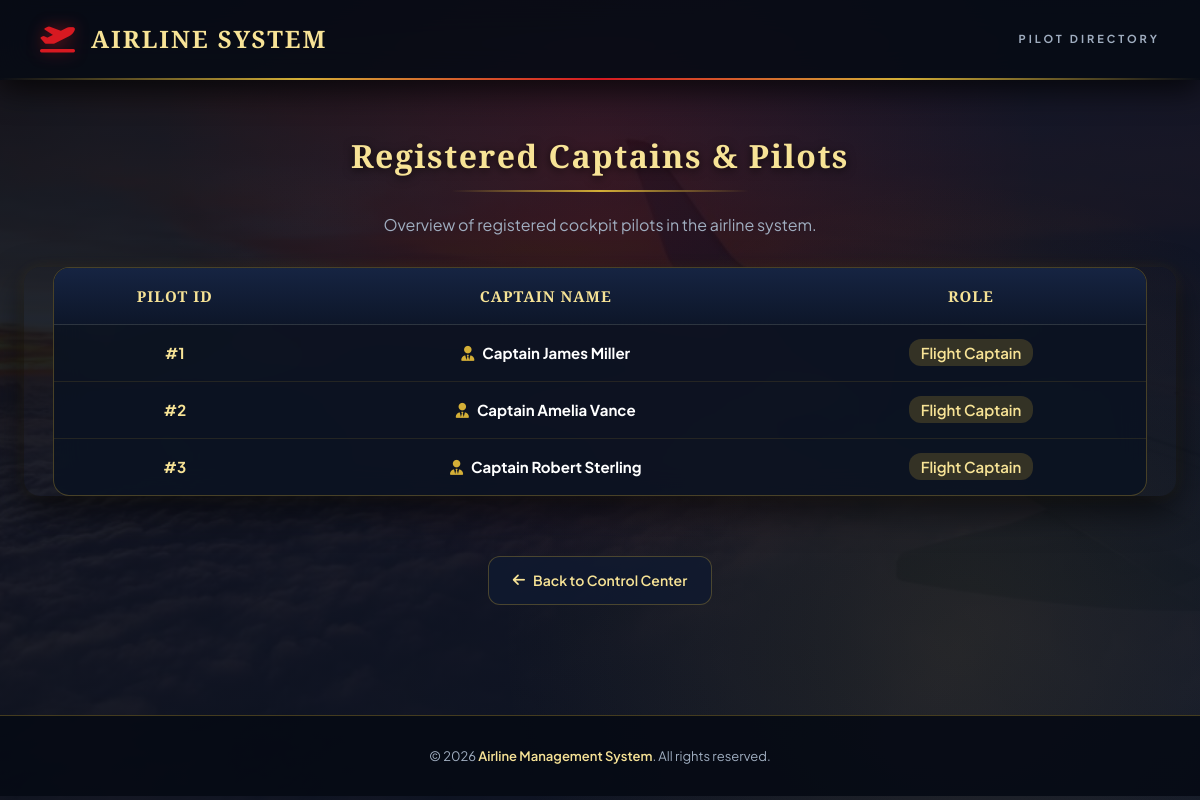
The app's page /api/admin/view_pilots.php with its own data.
### tables this page shows
CREATE TABLE IF NOT EXISTS `pilot` (
  `pilot_id` INT AUTO_INCREMENT PRIMARY KEY,
  `name` VARCHAR(255) NOT NULL UNIQUE,
  `password` VARCHAR(255) NOT NULL
);

### api/autoload.php (called while the page is built, shortened)
<?php
spl_autoload_register(function ($class_name) {
    $file = __DIR__ . '/classes/' . $class_name . '.php';
});
?>

### api/classes/Pilot.php (called while the page is built, shortened)
<?php
class Pilot extends User {
    public function __construct($db) {
        $this->table_name = 'pilot';
    }
}
?>

### api/classes/User.php (called while the page is built, shortened)
<?php
abstract class User {
    protected $conn;
    protected $table_name;
    public function __construct($db) {
        $this->conn = $db;
    }
    public function getAll() {
        $query = "SELECT * FROM {$this->table_name}";
        return mysqli_query($this->conn, $query);
    }
}
?>

### api/admin/view_pilots.php (the view, shortened to what this page needs)
<?php
include(__DIR__ . '/../db.php');
$pilotObj = new Pilot($conn);
$result = $pilotObj->getAll();
?>
<!DOCTYPE html>
<html lang="en">
<head>
    <link rel="stylesheet" href="../style.css">
</head>
<body>
    <div class="navbar">
        <a href="../index.php" class="navbar-brand">
            <i class="fa-solid fa-plane-departure"></i>
            <span>AIRLINE SYSTEM</span>
        </a>
        <div class="navbar-tagline">Pilot Directory</div>
    </div>
    <div class="container">
        <h2>Registered Captains & Pilots</h2>
        <p style="margin-bottom: 30px;">Overview of registered cockpit pilots in the airline system.</p>
        <div class="table-responsive">
            <table>
                <thead>
                    <tr>
                        <th>Pilot ID</th>
                        <th>Captain Name</th>
                        <th>Role</th>
                    </tr>
                </thead>
                <tbody>
                <?php
                if(mysqli_num_rows($result) > 0){
                    while($row=mysqli_fetch_assoc($result)){
                        echo "<tr>";
                        echo "<td><strong style='color: var(--text-gold);'>#".htmlspecialchars($row['pilot_id'])."</strong></td>";
                        echo "<td><strong><i class='fa-solid fa-user-tie' style='color: var(--primary-gold); margin-right: 8px;'></i>".htmlspecialchars($row['name'])."</strong></td>";
                        echo "<td><span style='background: rgba(212, 175, 55, 0.2); color: var(--text-gold); padding: 4px 12px; border-radius: 12px; font-weight: 600;'>Flight Captain</span></td>";
                        echo "</tr>";
                    }
                }else{
                    echo "<tr><td colspan='3' style='padding: 30px;'>No pilots currently registered.</td></tr>";
                }
                ?>
                </tbody>
            </table>
        </div>
        <div style="margin-top: 35px;">
            <a href="admin_dashboard.php" class="back-btn"><i class="fa-solid fa-arrow-left"></i> Back to Control Center</a>
        </div>
    </div>
    <div class="footer">
        <p>© 2026 <span>Airline Management System</span>. All rights reserved.</p>
    </div>
</body>
</html>

### api/style.css (style rules this page uses)
:root { --primary-red: #D71921; --primary-red-dark: #8F0A10; --primary-red-glow: rgba(215, 25, 33, 0.45); --primary-gold: #D4AF37; --primary-gold-light: #F7E396; --primary-gold-dark: #9A7B1C; --primary-gold-glow: rgba(212, 175, 55, 0.35); --bg-dark: #060B14; --bg-navy: #0C1527; --bg-card: rgba(15, 26, 48, 0.75); --glass-border: rgba(212, 175, 55, 0.3); --glass-hover-border: rgba(212, 175, 55, 0.8); --text-white: #FFFFFF; --text-gold: #F7E396; --text-muted: #A0AEC0; --font-main: 'Plus Jakarta Sans', sans-serif; --font-heading: 'Cinzel', serif; --font-accent: 'Playfair Display', serif; --shadow-main: 0 15px 35px rgba(0, 0, 0, 0.6), 0 0 15px rgba(212, 175, 55, 0.1); --shadow-hover: 0 20px 45px rgba(215, 25, 33, 0.35), 0 0 25px rgba(212, 175, 55, 0.3); }
* { margin: 0; padding: 0; box-sizing: border-box; }
body { font-family: var(--font-main); background: radial-gradient(circle at 50% 20%, rgba(215, 25, 33, 0.15) 0%, transparent 50%), radial-gradient(circle at 80% 80%, rgba(212, 175, 55, 0.1) 0%, transparent 40%), linear-gradient(135deg, rgba(6, 11, 20, 0.88), rgba(12, 21, 39, 0.95)), url("../images/airplane.jpg"); background-size: cover; background-position: center; background-attachment: fixed; color: var(--text-white); min-height: 100vh; line-height: 1.6; overflow-x: hidden; }
h1, h2, h3, h4 { font-family: var(--font-heading); letter-spacing: 1.5px; }
h2 { font-size: 32px; margin-bottom: 20px; color: var(--text-gold); text-shadow: 0 2px 10px rgba(0, 0, 0, 0.7); display: inline-block; position: relative; }
h2::after { content: ''; display: block; width: 60%; height: 2px; background: linear-gradient(90deg, transparent, var(--primary-gold), transparent); margin: 8px auto 0; }
p { color: var(--text-muted); }
.navbar { background: rgba(6, 11, 20, 0.85); backdrop-filter: blur(16px); -webkit-backdrop-filter: blur(16px); padding: 20px 40px; display: flex; justify-content: space-between; align-items: center; font-family: var(--font-heading); font-size: 24px; font-weight: 700; letter-spacing: 2px; color: var(--text-gold); border-bottom: 2px solid transparent; border-image: linear-gradient(90deg, transparent, var(--primary-gold), var(--primary-red), var(--primary-gold), transparent) 1; box-shadow: 0 10px 30px rgba(0, 0, 0, 0.7); position: sticky; top: 0; z-index: 1000; }
.navbar-brand { display: flex; align-items: center; gap: 14px; text-decoration: none; color: var(--text-gold); }
.navbar-brand i { color: var(--primary-red); font-size: 28px; filter: drop-shadow(0 0 8px var(--primary-red-glow)); }
.navbar-tagline { font-family: var(--font-main); font-size: 11px; letter-spacing: 3px; text-transform: uppercase; color: var(--text-muted); }
.container { max-width: 1280px; margin: 0 auto; padding: 50px 24px; text-align: center; }
.back-btn { display: inline-flex; align-items: center; gap: 8px; font-size: 14px; font-weight: 600; padding: 12px 24px; margin-top: 25px; background: rgba(15, 26, 48, 0.8); color: var(--text-gold); border: 1px solid var(--glass-border); border-radius: 12px; text-decoration: none; transition: all 0.3s ease; }
.table-responsive { width: 100%; overflow-x: auto; margin: 30px 0; border-radius: 16px; box-shadow: var(--shadow-main); }
table { margin: auto; border-collapse: separate; border-spacing: 0; width: 95%; background: rgba(10, 18, 34, 0.85); backdrop-filter: blur(15px); color: var(--text-white); border-radius: 16px; overflow: hidden; border: 1px solid var(--glass-border); }
th { background: linear-gradient(180deg, #162442 0%, #0D1629 100%); color: var(--text-gold); font-size: 14px; font-family: var(--font-heading); letter-spacing: 1px; text-transform: uppercase; padding: 18px 16px; border-bottom: 2px solid var(--primary-gold); text-align: center; }
th, td { padding: 16px; border-bottom: 1px solid rgba(212, 175, 55, 0.12); text-align: center; font-size: 15px; }
tr:last-child td { border-bottom: none; }
tbody tr { transition: background 0.3s ease; }
.footer { margin-top: 60px; padding: 30px; text-align: center; background: rgba(6, 11, 20, 0.9); border-top: 1px solid var(--glass-border); font-size: 13px; color: var(--text-muted); }
.footer span { color: var(--text-gold); font-weight: 600; }

### records on screen
pilot: pilot_id "1", name "Captain James Miller"
pilot: pilot_id "2", name "Captain Amelia Vance"
pilot: pilot_id "3", name "Captain Robert Sterling"
